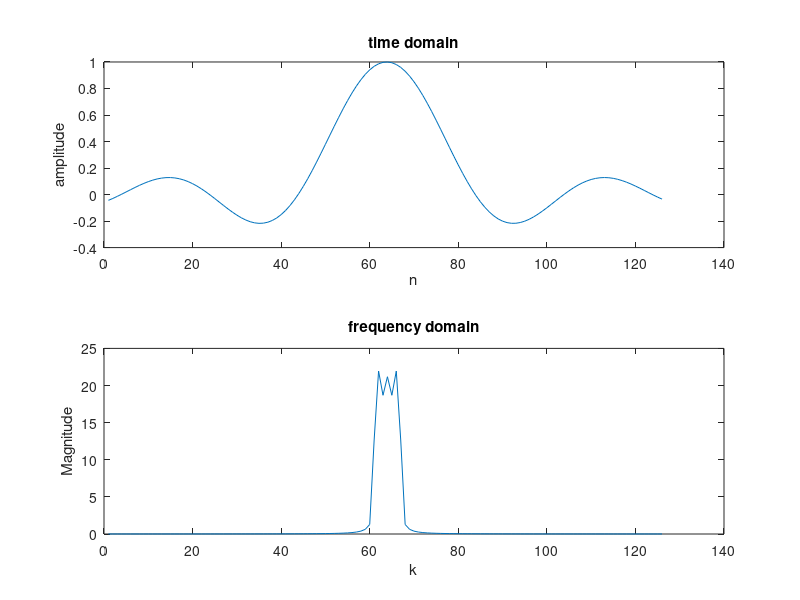

Source code (MATLAB):
clc;
clear all;
close all;

x = -pi:0.05:pi;
x1 = sinc(x);

X = fft(x1);
X_shift = fftshift(X);

subplot(2,1,1);
plot(x1);
xlabel('n');
ylabel('amplitude');
title('time domain');

subplot(2,1,2);
plot(abs(X_shift));
xlabel('k');
ylabel('Magnitude');
title('frequency domain');
